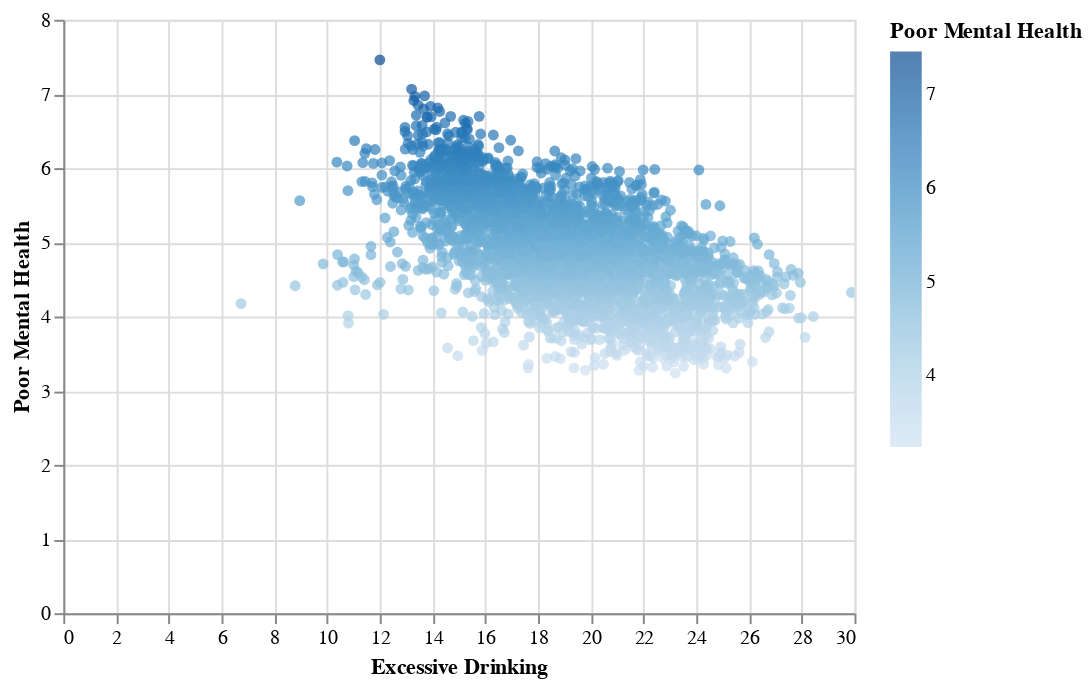

This figure's notebook cell:
### Code cell
Chart(correlation).mark_circle().encode( x='Excessive Drinking', y='Poor Mental Health', color='Poor Mental Health').interactive()

### Figure 1 — Vega-Lite specification as saved in the notebook (floating-point values rounded to 4 significant figures; data arrays with more than 128 entries replaced by an {"elided": "..."} marker saying what was removed)
{"config": {"view": {"continuousWidth": 400, "continuousHeight": 300}}, "data": {"name": "data-57ad8a660501270478b8546c697e17f4"}, "mark": "circle", "encoding": {"color": {"field": "Poor Mental Health", "type": "quantitative"}, "x": {"field": "Excessive Drinking", "type": "quantitative"}, "y": {"field": "Poor Mental Health", "type": "quantitative"}}, "selection": {"selector001": {"type": "interval", "bind": "scales", "encodings": ["x", "y"]}}, "$schema": "https://vega.github.io/schema/vega-lite/v4.17.0.json", "datasets": {"data-57ad8a660501270478b8546c697e17f4": {"elided": "3193 records"}}}
